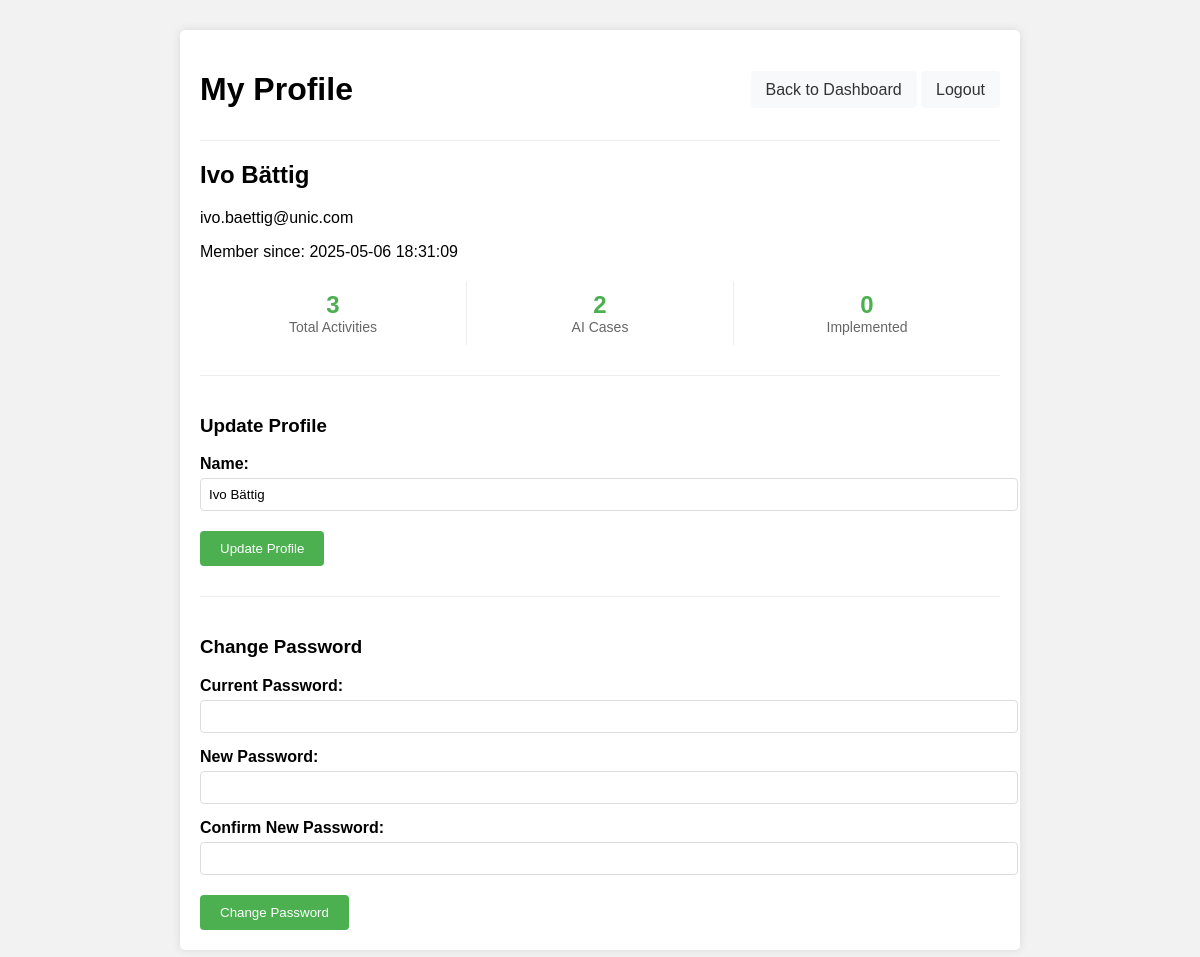
Screenshot of /profile (signed in) with the database file from the repository.
### tables this page shows
CREATE TABLE users (
        id INTEGER PRIMARY KEY AUTOINCREMENT,
        email TEXT UNIQUE NOT NULL,
        password TEXT NOT NULL,
        name TEXT,
        created_at TIMESTAMP DEFAULT CURRENT_TIMESTAMP
    );

### app.py (the view, shortened to what this page needs)
@app.route('/profile', methods=['GET', 'POST'])
@login_required
def profile():
    conn = get_db_connection()
    user = conn.execute('SELECT * FROM users WHERE id = ?', (session['user_id'],)).fetchone()
    activities_count = conn.execute('SELECT COUNT(*) FROM activities WHERE user_id = ?',
                               (session['user_id'],)).fetchone()[0]
    ai_cases_count = conn.execute('SELECT COUNT(*) FROM activities WHERE user_id = ? AND status = ?',
                             (session['user_id'], 'AI Case')).fetchone()[0]
    implemented_count = conn.execute('SELECT COUNT(*) FROM activities WHERE user_id = ? AND status = ?',
                                (session['user_id'], 'Implemented')).fetchone()[0]
    conn.close()
    return render_template('profile.html', user=user,
                         activities_count=activities_count,
                         ai_cases_count=ai_cases_count,
                         implemented_count=implemented_count)

### app.py (called while the page is built)
def get_db_connection():
    conn = sqlite3.connect('data/activities.db')
    conn.row_factory = sqlite3.Row
    return conn

def login_required(f):
    @wraps(f)
    def decorated_function(*args, **kwargs):
        if 'user_id' not in session:
            flash('Please log in to access this page', 'error')
            return redirect(url_for('login'))
        return f(*args, **kwargs)
    return decorated_function

### templates/profile.html (shortened to what this page needs)
<!DOCTYPE html>
<html lang="en">
<head>
    <link rel="stylesheet" href="{{ url_for('static', filename='styles.css') }}">
</head>
<body>
    <div class="profile-container">
        <div class="profile-header">
            <h1>My Profile</h1>
            <div>
                <a href="{{ url_for('index') }}" class="nav-link">Back to Dashboard</a>
                <a href="{{ url_for('logout') }}" class="nav-link">Logout</a>
            </div>
        </div>
        <div class="profile-info">
            <h2>{{ user.name or 'User' }}</h2>
            <p>{{ user.email }}</p>
            <p>Member since: {{ user.created_at }}</p>
        </div>
        <div class="profile-stats">
            <div class="stat-item">
                <div class="stat-value">{{ activities_count }}</div>
                <div class="stat-label">Total Activities</div>
            </div>
            <div class="stat-item">
                <div class="stat-value">{{ ai_cases_count }}</div>
                <div class="stat-label">AI Cases</div>
            </div>
            <div class="stat-item">
                <div class="stat-value">{{ implemented_count }}</div>
                <div class="stat-label">Implemented</div>
            </div>
        </div>
        <div class="form-section">
            <h3>Update Profile</h3>
            <form method="post" action="{{ url_for('profile') }}">
                <div class="form-group">
                    <label for="name">Name:</label>
                    <input type="text" id="name" name="name" value="{{ user.name or '' }}">
                </div>
                <div class="btn-container">
                    <button type="submit">Update Profile</button>
                </div>
            </form>
        </div>
        <div class="form-section">
            <h3>Change Password</h3>
            <form method="post" action="{{ url_for('profile') }}">
                <div class="form-group">
                    <label for="current_password">Current Password:</label>
                    <input type="password" id="current_password" name="current_password" required>
                </div>
                <div class="form-group">
                    <label for="new_password">New Password:</label>
                    <input type="password" id="new_password" name="new_password" required>
                </div>
                <div class="form-group">
                    <label for="confirm_password">Confirm New Password:</label>
                    <input type="password" id="confirm_password" name="confirm_password" required>
                </div>
                <div class="btn-container">
                    <button type="submit">Change Password</button>
                </div>
            </form>
        </div>
    </div>
</body>
</html>

### static/styles.css (style rules this page uses)
body { font-family: Arial, sans-serif; background: #f2f2f2; margin: 0; padding: 0; }
h1, h2 { font-family: Arial, sans-serif; }

### templates/profile.html (style rules this page uses)
.profile-container { max-width: 800px; margin: 30px auto; padding: 20px; background-color: #fff; border-radius: 5px; box-shadow: 0 0 10px rgba(0, 0, 0, 0.1); }
.profile-header { display: flex; justify-content: space-between; align-items: center; margin-bottom: 20px; padding-bottom: 10px; border-bottom: 1px solid #eee; }
.profile-stats { display: flex; justify-content: space-around; margin: 20px 0; text-align: center; }
.stat-item { flex: 1; padding: 10px; border-right: 1px solid #eee; }
.stat-item:last-child { border-right: none; }
.stat-value { font-size: 24px; font-weight: bold; color: #4CAF50; }
.stat-label { font-size: 14px; color: #666; }
.form-section { margin-top: 30px; padding-top: 20px; border-top: 1px solid #eee; }
.form-group { margin-bottom: 15px; }
.form-group label { display: block; margin-bottom: 5px; font-weight: bold; }
.form-group input { width: 100%; padding: 8px; border: 1px solid #ddd; border-radius: 4px; }
.btn-container { margin-top: 20px; }
.btn-container button { padding: 10px 20px; background-color: #4CAF50; color: white; border: none; border-radius: 4px; cursor: pointer; }
.nav-link { padding: 10px 15px; background-color: #f8f9fa; border-radius: 4px; text-decoration: none; color: #333; }

### rows the page displays
users: name "Ivo Bättig", email "ivo.baettig@unic.com", created_at "2025-05-06 18:31:09"

### other values shown
{{ activities_count }} "3"
{{ ai_cases_count }} "2"
{{ implemented_count }} "0"
